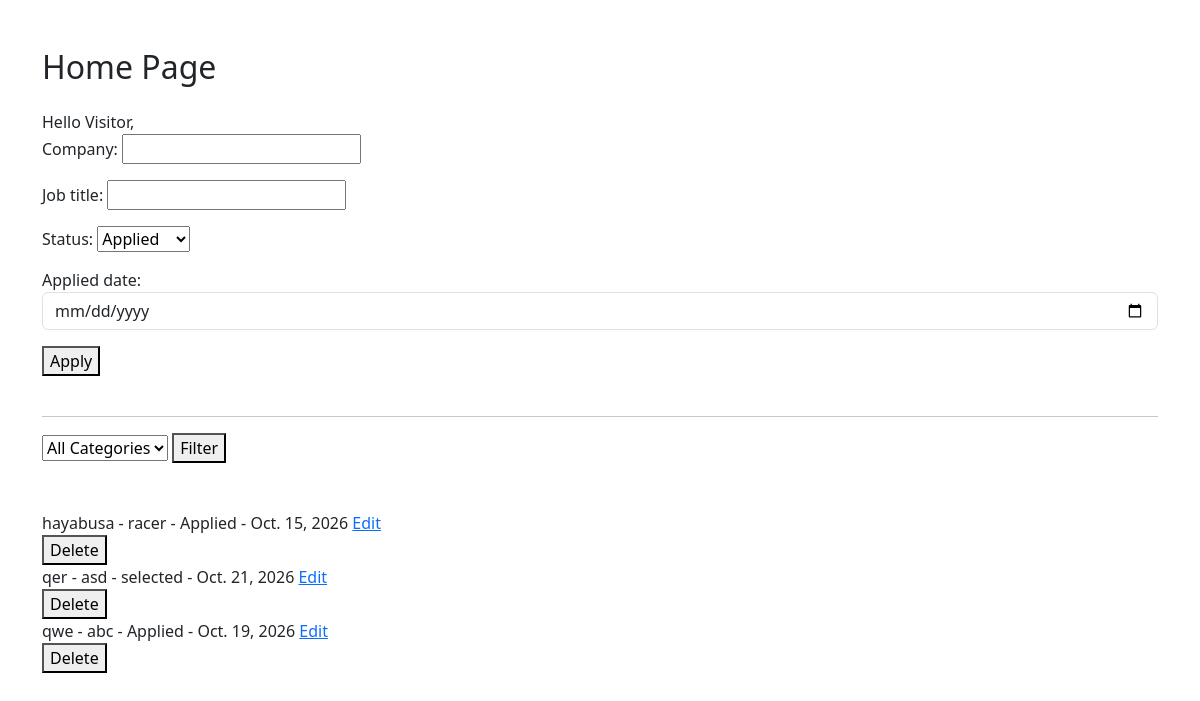
The page / on the database its author committed.
### applications/models.py (models this page shows, shortened)
class JobApplication(models.Model):
    STATUS_CHOICES = [
    ('Applied', 'Applied'),
    ('Interview', 'Interview'),
    ('Rejected', 'Rejected'),
    ('Selected', 'Selected'),
    ]
    company = models.CharField(max_length=50)
    job_title = models.CharField(max_length=50)
    status = models.CharField(max_length=15, choices = STATUS_CHOICES, default="Applied")
    applied_date = models.DateField(auto_now=False, auto_now_add=False)

### applications/views.py (the view)
# urls.py: path('', views.home, name="home"),
def home(request):
    if request.method == 'POST':
        form = JobApplicationForm(request.POST)
        if form.is_valid():
            form.save()
            return redirect('home')
    else:
        form = JobApplicationForm()
    job_applications = JobApplication.objects.all()
    application_status = request.GET.get('status','')
    if application_status:
        job_applications = JobApplication.objects.filter(status=application_status)
    return render(request, 'applications/home.html',
                  {
                      'job_applications': job_applications,
                      'form':form,
                      'application_status': application_status,
                  }
                  )

### applications/forms.py
class JobApplicationForm(forms.ModelForm):
    class Meta:
        model= JobApplication
        fields= ['company', 'job_title', 'status', 'applied_date']
    applied_date = forms.DateField(
                        widget=forms.DateInput(attrs={
                            'type': 'date',
                            'class': 'form-control'
                        })
                    )

### applications/templates/applications/home.html (shortened to what this page needs)
<!DOCTYPE html>
<html lang="en">
<head>
    <link href="https://cdn.jsdelivr.net/npm/bootstrap@5.3.3/dist/css/bootstrap.min.css" rel="stylesheet">
</head>
<body>
<div class="container mt-5">
    <h2 class="mb-4">Home Page</h2>
    <span>Hello Visitor,</span>
    <form method="POST">
        {{form.as_p}}
        <button type="submit">Apply</button>
    </form>
    <br> <hr>
    <form method="GET">
        <select name="status">
            <option value="" {% if application_status == '' %}selected{% endif %}>All Categories</option>
        </select>
        <button type="submit">Filter</button>
    </form>
    <br><br>
    {%for application in job_applications%}
        {{application.company}} - {{application.job_title}} - {{application.status}} - {{application.applied_date}}
        <a href="{% url 'edit' application.id %}">Edit</a>
        <form method="POST"
            action="{% url 'delete' application.id %}"
            onsubmit="return confirm('Sure to delete?')">
            <button type="submit">Delete</button>
        </form>
    {%empty%}
    <p>No applications</p>
    {% endfor %}
</body>
</html>

### rows shown on the page
JobApplication: company "hayabusa", job_title "racer", status "Applied", applied_date "Oct. 15, 2026"
JobApplication: company "qer", job_title "asd", status "selected", applied_date "Oct. 21, 2026"
JobApplication: company "qwe", job_title "abc", status "Applied", applied_date "Oct. 19, 2026"
